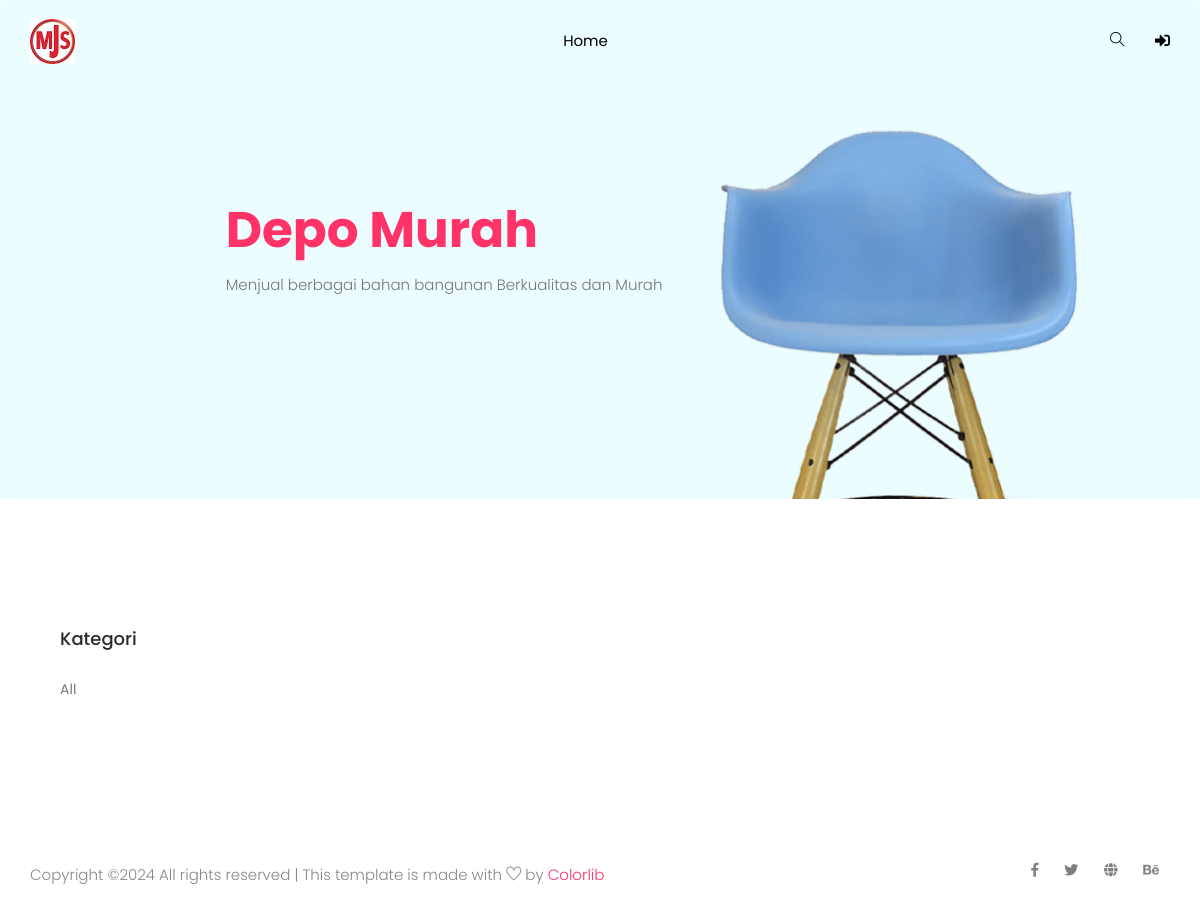
/, run on an earlier commit of the app's database.
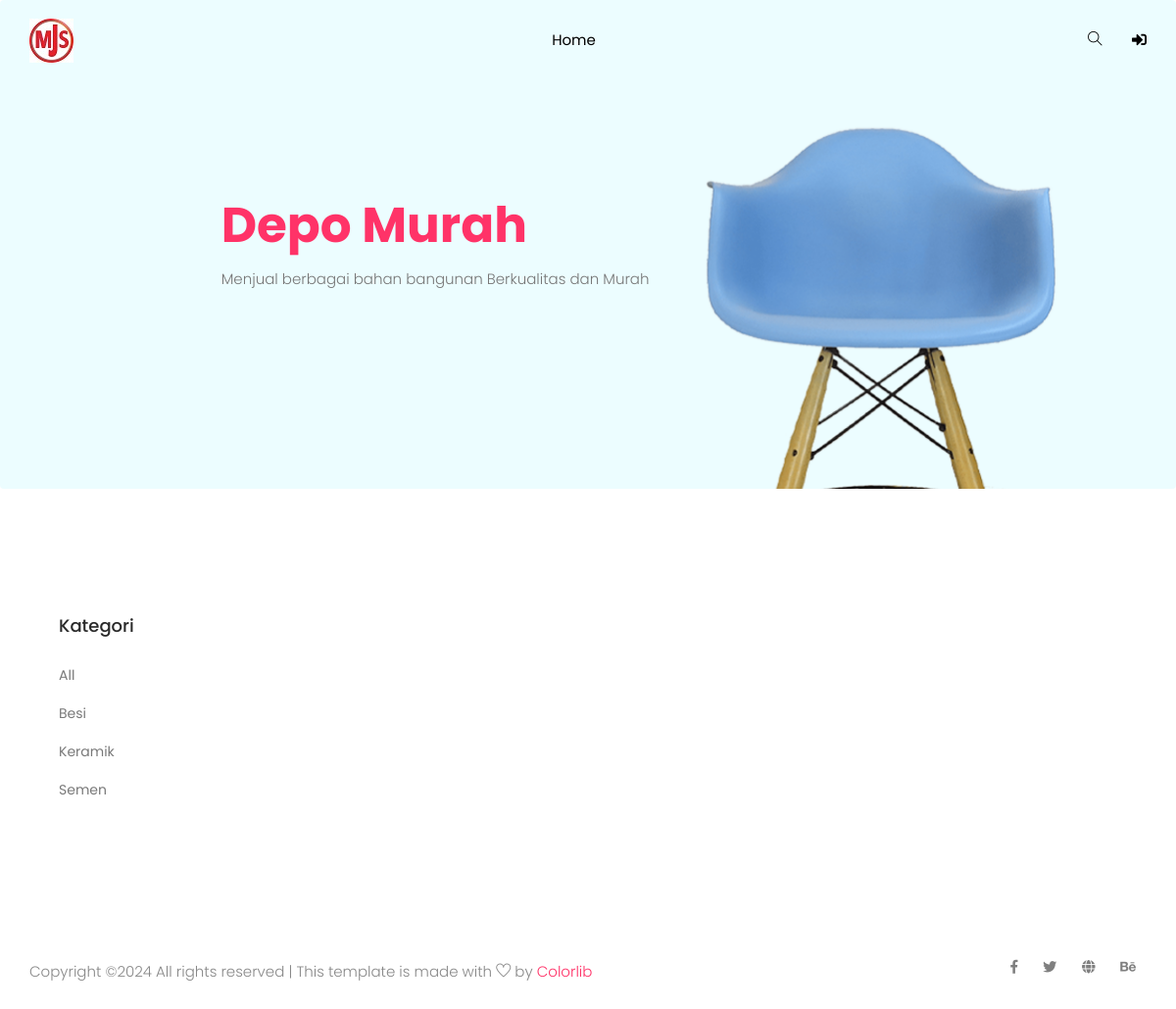
And on a later commit of the database.
### tables this page shows
CREATE TABLE `tb_kategori_barang` (
  `id_kategori_barang` varchar(10) NOT NULL,
  `nm_kategori` varchar(40) DEFAULT NULL,
  `kode_kategori` varchar(3) DEFAULT NULL
);

### application/controllers/Front.php (called while the page is built, shortened)
<?php
class Front extends CI_Controller {
  public function __construct(){
      $this->load->helper('url');
      $this->load->library('pagination');
      $this->load->database();
  }
	public function index()
	{
        $this->load->view('template/front/home');
	}
}

### index.php (called while the page is built, shortened)
<?php
require_once BASEPATH.'core/CodeIgniter.php';

### application/views/template/front/home.php (the view, shortened to what the changed rows need)
<!doctype html>
<html lang="zxx">
<head>
    <link rel="stylesheet" href="<?php echo base_url(); ?>assets/template/front/css/bootstrap.min.css">
    <link rel="stylesheet" href="<?php echo base_url(); ?>assets/template/front/css/animate.css">
    <link rel="stylesheet" href="<?php echo base_url(); ?>assets/template/front/css/owl.carousel.min.css">
    <link rel="stylesheet" href="<?php echo base_url(); ?>assets/template/front/css/all.css">
    <link rel="stylesheet" href="<?php echo base_url(); ?>assets/template/front/css/flaticon.css">
    <link rel="stylesheet" href="<?php echo base_url(); ?>assets/template/front/css/themify-icons.css">
    <link rel="stylesheet" href="<?php echo base_url(); ?>assets/template/front/css/magnific-popup.css">
    <link rel="stylesheet" href="<?php echo base_url(); ?>assets/template/front/css/slick.css">
    <link rel="stylesheet" href="<?php echo base_url(); ?>assets/template/front/css/style.css">
</head>
<body>
    <section class="breadcrumb breadcrumb_bg">
        <div class="container">
            <div class="row justify-content-center">
                <div class="col-lg-8">
                    <div class="breadcrumb_iner">
                        <div class="breadcrumb_iner_item">
                            <h2 style="color: #ff3368;">Depo Murah</h2>
                        </div>
                    </div>
                </div>
            </div>
        </div>
    </section>
    <section class="cat_product_area section_padding">
        <div class="container">
            <div class="row">
                <div class="col-lg-3">
                    <div class="left_sidebar_area">
                        <aside class="left_widgets p_filter_widgets">
                            <div class="widgets_inner">
                                <ul class="list">
                                  <?php
                                    $l_kategori = $this->db->query("
                                      SELECT id_kategori_barang, nm_kategori FROM tb_kategori_barang ORDER BY nm_kategori
                                    ")->result();
                                    foreach($l_kategori as $dataKat){
                                  ?>
                                    <li>
                                        <a href="javascript:;" onclick="actKategori('<?= $dataKat->id_kategori_barang ?>')"><?= $dataKat->nm_kategori ?></a>
                                    </li>
                                  <?php } ?>
                                </ul>
                            </div>
                        </aside>
                    </div>
                </div>
            </div>
        </div>
    </section>
</body>
</html>

What changed in the data, as far as the page shows it:
added tb_kategori_barang: nm_kategori "Besi"
added tb_kategori_barang: nm_kategori "Keramik"
added tb_kategori_barang: nm_kategori "Semen"
